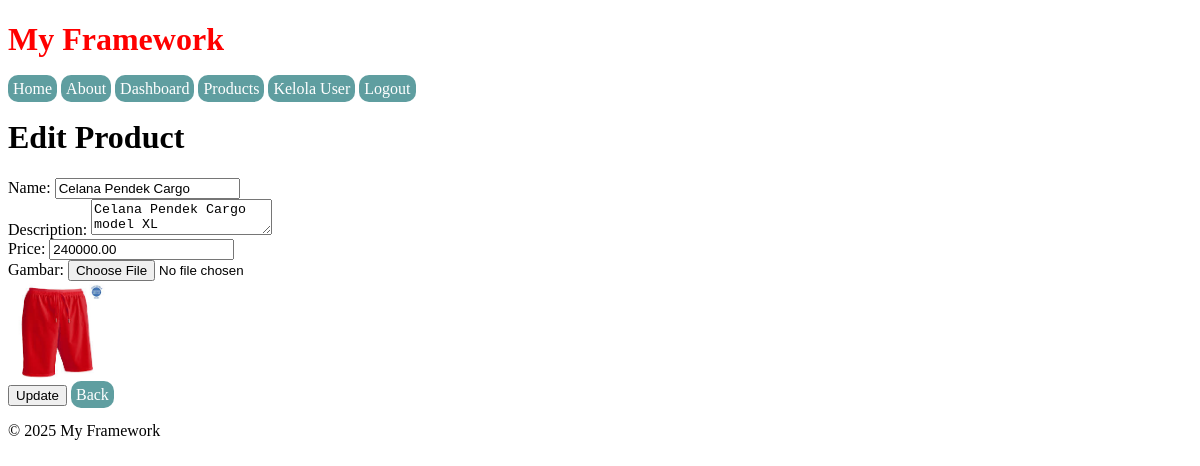
The page /products/edit/6 (signed in) on the database its author committed.
### tables this page shows
CREATE TABLE `products` (
  `id` int NOT NULL,
  `name` varchar(100) NOT NULL,
  `description` text,
  `price` decimal(10,2) NOT NULL,
  `image` varchar(255) DEFAULT NULL,
  `created_at` timestamp NULL DEFAULT CURRENT_TIMESTAMP
);

### app/Controllers/ProductController.php (called while the page is built, shortened)
<?php
class ProductController
{
    public function edit($id)
    {
        $product = new Product();
        $productData = $product->find($id);
        return View::render('products.edit', ['product' => $productData], 'app');
    }
}

### public/index.php (called while the page is built, shortened)
<?php
require __DIR__ . '/../core/Router.php';
require __DIR__ . '/../routes/web.php';
$uri = parse_url($_SERVER['REQUEST_URI'], PHP_URL_PATH);
$method = $_SERVER['REQUEST_METHOD'];
try {
    $router->dispatch($uri, $method);
} catch (\Exception $e) {
    http_response_code(404);
    require __DIR__ . '/../app/Views/404.php';
    exit;
}

### config/database.php (called while the page is built)
<?php
return [
    'host' => 'localhost',
    'dbname' => 'my_framework',
    'username' => 'root',
    'password' => ''
];

### core/Model.php (called while the page is built, shortened)
<?php
class Model
{
    protected $pdo;
    public function __construct()
    {
        $config = require __DIR__ . '/../config/database.php';
        try {
            $this->pdo = new PDO(
                "mysql:host={$config['host']};dbname={$config['dbname']}",
                $config['username'],
                $config['password']
            );
            $this->pdo->setAttribute(PDO::ATTR_ERRMODE, PDO::ERRMODE_EXCEPTION);
        } catch (PDOException $e) {
            die("Koneksi database gagal: " . $e->getMessage());
        }
    }
    public function query($sql, $params = [])
    {
        $stmt = $this->pdo->prepare($sql);
        $stmt->execute($params);
        return $stmt;
    }
}

### app/Models/Product.php (called while the page is built, shortened)
<?php
class Product extends Model
{
    public function find($id)
    {
        return $this->query("SELECT * FROM products WHERE id = :id", ['id' => $id])->fetch();
    }
}

### app/Views/products/edit.php (the view)
<body>
    <h1>Edit Product</h1>
    <form action="/products/update/<?= $product['id'] ?>" method="POST" enctype="multipart/form-data">
        <label for="name">Name:</label>
        <input type="text" name="name" id="name" value="<?= htmlspecialchars($product['name']) ?>" required>
        <br>
        <label for="description">Description:</label>
        <textarea name="description" id="description" required><?= htmlspecialchars($product['description']) ?></textarea>
        <br>
        <label for="price">Price:</label>
        <input type="number" step="0.01" name="price" id="price" value="<?= htmlspecialchars($product['price']) ?>" required>
        <br>
        <label for="image">Gambar:</label>
        <input type="file" name="image" id="image" accept="image/*">
        <br>
        <?php if ($product['image']): ?>
            <img src="/uploads/<?= htmlspecialchars($product['image']) ?>" alt="Gambar Produk" width="100">
        <?php endif; ?>
        <br>
        <button type="submit">Update</button>
        <a href="/products">Back</a>
    </form>
</body>

### app/Views/layouts/app.php (shortened to what this page needs)
<!DOCTYPE html>
<html lang="en">
<head>
    <link rel="stylesheet" href="/css/style.css">
</head>
<body>
    <header>
        <h1 class="header-layout">My Framework</h1>
        <nav>
            <a href="/home">Home</a>
            <a href="/about">About</a>
            <?php if (isset($_SESSION['user'])): ?>
                <a href="/dashboard">Dashboard</a>
                <a href="/products">Products</a>
                <?php if ($_SESSION['user']['role'] == 'admin') : ?>
                    <a href="/admin/users">Kelola User</a>
                <?php endif ?>
                <a href="/logout">Logout</a>
            <?php else : ?>
                <a href="/login">Login</a>
            <?php endif ?>
        </nav>
    </header>
    <main>
        <?= $content ?>
    </main>
    <footer>
        <p>&copy; 2025 My Framework</p>
    </footer>
</body>
</html>

### core/Router.php (shortened to what this page needs)
<?php
class Router
{
    protected $routes = [];
    public function get($uri, $controller)
    {
        $this->routes['GET'][$uri] = $controller;
    }
    public function post($uri, $controller)
    {
        $this->routes['POST'][$uri] = $controller;
    }
    public function dispatch($uri, $method)
    {
        foreach ($this->routes[$method] as $route => $controllerAction) {
            $routePattern = preg_replace('/\{([a-z]+)\}/', '([^\/]+)', $route);
            if (preg_match("#^$routePattern$#", $uri, $matches)) {
                array_shift($matches);
                list($controller, $action) = explode('@', $controllerAction);
                $controller = "App\\Controllers\\{$controller}";
                $controller = new $controller;
                return call_user_func_array([$controller, $action], $matches);
            }
        }
        throw new \Exception("Route not found.");
    }
}

### public/css/style.css (style rules this page uses)
.header-layout { color: red; }
a { text-decoration: none; padding: 5px; background-color: cadetblue; color: white; border-radius: 10px; }

### rows shown on the page
products: name "Celana Pendek Cargo", description "Celana Pendek Cargo model XL", price "240000.00", image (picture)
